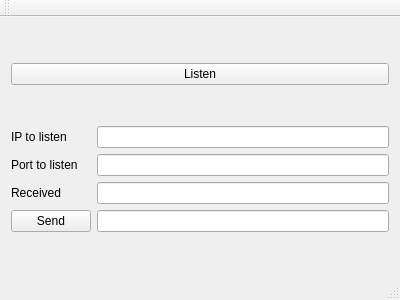
<?xml version="1.0" encoding="UTF-8"?>
<ui version="4.0">
 <class>MainWindow</class>
 <widget class="QMainWindow" name="MainWindow">
  <property name="geometry">
   <rect>
    <x>0</x>
    <y>0</y>
    <width>400</width>
    <height>300</height>
   </rect>
  </property>
  <property name="windowTitle">
   <string>MainWindow</string>
  </property>
  <widget class="QWidget" name="centralWidget">
   <layout class="QVBoxLayout" name="verticalLayout">
    <item>
     <widget class="QPushButton" name="pushButtonListen">
      <property name="text">
       <string>Listen</string>
      </property>
     </widget>
    </item>
    <item>
     <layout class="QGridLayout" name="gridLayout">
      <item row="0" column="0">
       <widget class="QLabel" name="label">
        <property name="text">
         <string>IP to listen</string>
        </property>
       </widget>
      </item>
      <item row="0" column="1">
       <widget class="QLineEdit" name="lineEditIp"/>
      </item>
      <item row="1" column="0">
       <widget class="QLabel" name="label_2">
        <property name="text">
         <string>Port to listen</string>
        </property>
       </widget>
      </item>
      <item row="1" column="1">
       <widget class="QLineEdit" name="lineEditPort"/>
      </item>
      <item row="2" column="0">
       <widget class="QLabel" name="label_3">
        <property name="text">
         <string>Received</string>
        </property>
       </widget>
      </item>
      <item row="2" column="1">
       <widget class="QLineEdit" name="lineEditReceived"/>
      </item>
      <item row="3" column="0">
       <widget class="QPushButton" name="pushButtonSend">
        <property name="text">
         <string>Send</string>
        </property>
       </widget>
      </item>
      <item row="3" column="1">
       <widget class="QLineEdit" name="lineEditSend"/>
      </item>
     </layout>
    </item>
   </layout>
  </widget>
  <widget class="QMenuBar" name="menuBar">
   <property name="geometry">
    <rect>
     <x>0</x>
     <y>0</y>
     <width>400</width>
     <height>22</height>
    </rect>
   </property>
  </widget>
  <widget class="QToolBar" name="mainToolBar">
   <attribute name="toolBarArea">
    <enum>TopToolBarArea</enum>
   </attribute>
   <attribute name="toolBarBreak">
    <bool>false</bool>
   </attribute>
  </widget>
  <widget class="QStatusBar" name="statusBar"/>
 </widget>
 <layoutdefault spacing="6" margin="11"/>
 <resources/>
 <connections/>
</ui>
